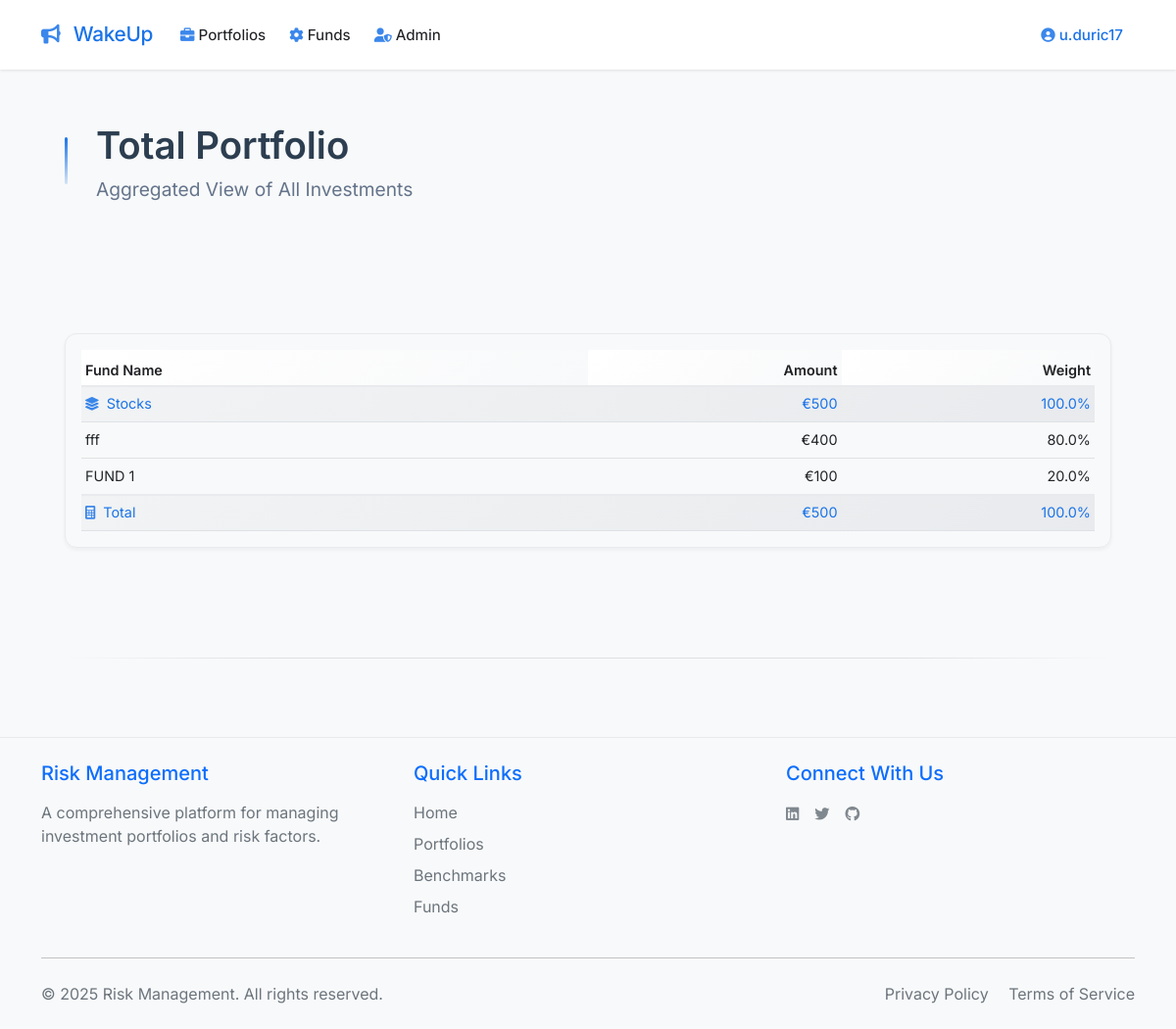
The page /total_portfolio (signed in) on the database as committed earlier.
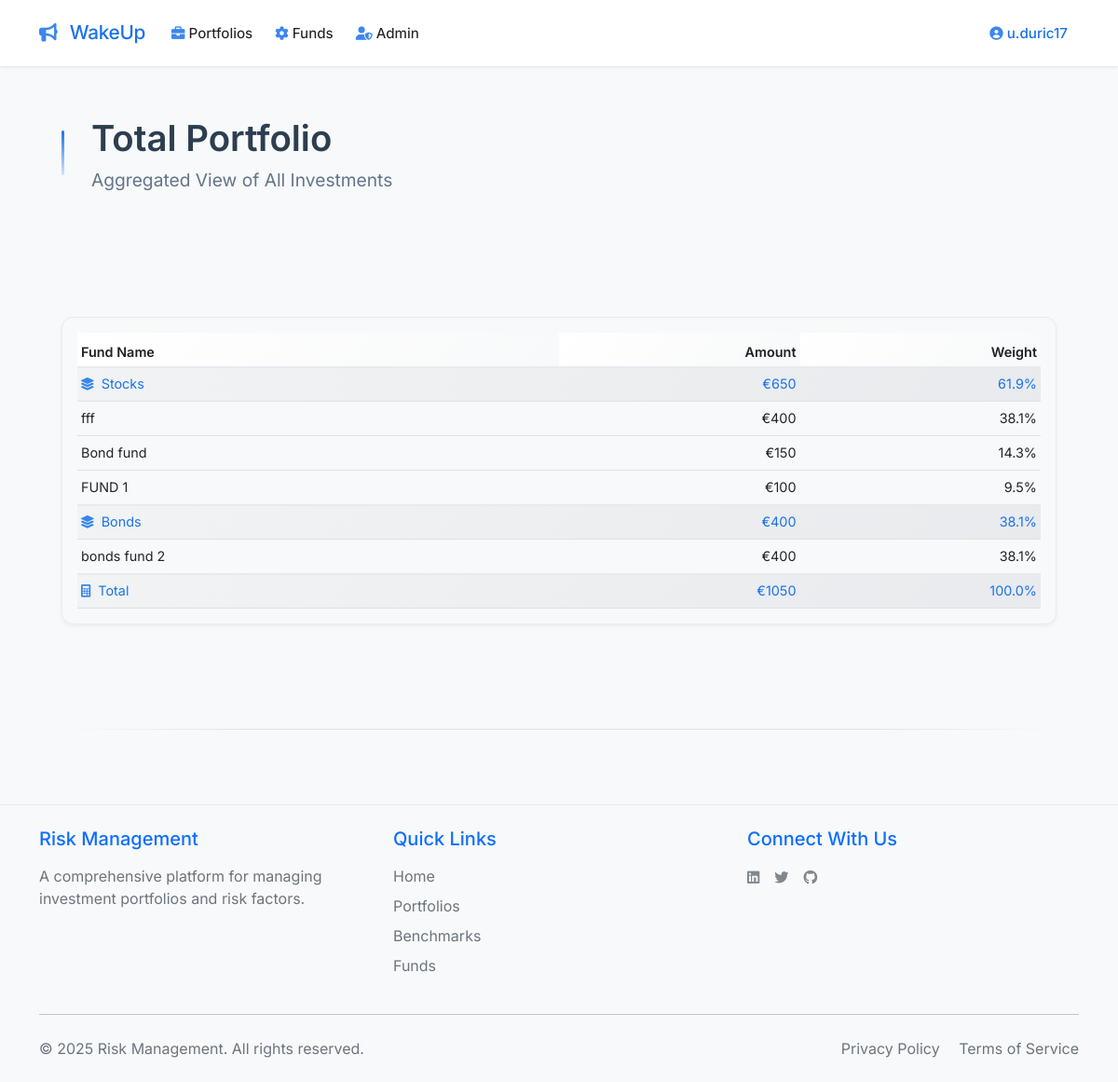
The same page on the database as committed later.
### app.py (models this page shows, shortened)
class User(UserMixin, db.Model):
    id = db.Column(db.Integer, primary_key=True)
    email = db.Column(db.String(120), unique=True, nullable=False)
    name = db.Column(db.String(80), nullable=False)
    password_hash = db.Column(db.String(128))
    user_type = db.Column(db.String(20), default='beginner')
    created_at = db.Column(db.DateTime, default=datetime.utcnow)
    portfolios = db.relationship('Portfolio', backref='user', lazy=True)
    benchmarks = db.relationship('Benchmark', back_populates='user', lazy=True)
    funds = db.relationship('Fund', back_populates='user', lazy=True)
    def is_admin(self):
        return self.user_type == 'admin'

class Benchmark(db.Model):
    __tablename__ = 'benchmark'
    id = db.Column(db.Integer, primary_key=True)
    benchmark_name = db.Column(db.String(120), nullable=False)
    user_id = db.Column(db.Integer, db.ForeignKey('user.id'), nullable=False)
    generic_benchmark = db.Column(db.Integer, nullable=False, default=0)
    risk_factor_id = db.Column(db.Integer, db.ForeignKey('risk_factor.id'), nullable=False)
    beta = db.Column(db.Float, nullable=False, default=0.0)
    mod_duration = db.Column(db.Float, nullable=False, default=0.0)
    fx = db.Column(db.Float, nullable=False, default=0.0)
    usd = db.Column(db.Float, nullable=False, default=0.0)
    us = db.Column(db.Float, nullable=False, default=0.0)
    asset_class = db.Column(db.String(20), nullable=False)
    region = db.Column(db.String(20), nullable=False)
    developed = db.Column(db.String(20), nullable=False)
    bond_rating = db.Column(db.String(20), nullable=False)
    bond_type = db.Column(db.String(20), nullable=False)
    created_at = db.Column(db.DateTime, nullable=False, default=datetime.utcnow)
    user = db.relationship('User', back_populates='benchmarks', lazy=True)
    risk_factor = db.relationship('RiskFactor', back_populates='benchmarks', lazy=True)
    funds = db.relationship('Fund', back_populates='benchmark', lazy=True)

class Holding(db.Model):
    __tablename__ = 'holding'
    id = db.Column(db.Integer, primary_key=True)
    fund_id = db.Column(db.Integer, db.ForeignKey('fund.id'), nullable=False)
    user_id = db.Column(db.Integer, db.ForeignKey('user.id'), nullable=False)
    portfolio_id = db.Column(db.Integer, db.ForeignKey('portfolio.id'), nullable=False)
    units = db.Column(db.Float, nullable=False, default=0.0)
    price_per_unit = db.Column(db.Float, nullable=False, default=0.0)
    use_myprice = db.Column(db.Integer, nullable=False, default=0)
    strategic_weight = db.Column(db.Float, nullable=False, default=0.0)
    created_at = db.Column(db.DateTime, nullable=False, default=datetime.utcnow)
    fund = db.relationship('Fund', backref='holdings', lazy=True)
    user = db.relationship('User', backref='holdings', lazy=True)
    portfolio = db.relationship('Portfolio', backref='holdings', lazy=True)

class Fund(db.Model):
    __tablename__ = 'fund'
    id = db.Column(db.Integer, primary_key=True)
    fund_name = db.Column(db.String(120), nullable=False)
    user_id = db.Column(db.Integer, db.ForeignKey('user.id'), nullable=False)
    benchmark_id = db.Column(db.Integer, db.ForeignKey('benchmark.id'), nullable=False)
    generic_fund = db.Column(db.Integer, nullable=False, default=0)
    identifier = db.Column(db.String(50), nullable=False)
    long_name = db.Column(db.String(200), nullable=False)
    one_word_name = db.Column(db.String(20), nullable=False)
    price = db.Column(db.Float, nullable=True)
    date = db.Column(db.Date, nullable=True)
    ticker = db.Column(db.String(20), nullable=True)
    vehicle = db.Column(db.Integer, nullable=True)
    created_at = db.Column(db.DateTime, nullable=False, default=datetime.utcnow)
    user = db.relationship('User', back_populates='funds', lazy=True)
    benchmark = db.relationship('Benchmark', back_populates='funds', lazy=True)

### app.py (the view)
@app.route('/total_portfolio')
@login_required
def total_portfolio():
    portfolios = Portfolio.query.filter_by(user_id=current_user.id).all()
    aggregated_holdings = {}
    total_value = 0
    for portfolio in portfolios:
        holdings = Holding.query.filter_by(portfolio_id=portfolio.id).all()
        for holding in holdings:
            fund_id = holding.fund_id
            try:
                if holding.use_myprice:
                    price = holding.price_per_unit
                else:
                    price = holding.fund.price
                if holding.units is not None and price is not None:
                    amount = holding.units * price
                else:
                    amount = 0
            except (TypeError, AttributeError):
                amount = 0
            if fund_id not in aggregated_holdings:
                aggregated_holdings[fund_id] = {
                    'fund': holding.fund,
                    'units': holding.units or 0,
                    'amount': amount
                }
            else:
                aggregated_holdings[fund_id]['units'] += (holding.units or 0)
                aggregated_holdings[fund_id]['amount'] += amount
    total_value = sum(holding['amount'] for holding in aggregated_holdings.values())
    holdings_by_asset_class = {}
    asset_class_sums = {}
    for fund_id, holding_data in aggregated_holdings.items():
        fund = holding_data['fund']
        if not fund:  # Skip if fund is None
            continue
        asset_class = fund.benchmark.asset_class if fund.benchmark else 'Unknown'
        weight = (holding_data['amount'] / total_value * 100) if total_value > 0 else 0
        holding_info = {
            'fund': fund,
            'units': holding_data['units'],
            'amount': holding_data['amount'],
            'weight': weight
        }
        if asset_class not in holdings_by_asset_class:
            holdings_by_asset_class[asset_class] = []
            asset_class_sums[asset_class] = 0
        holdings_by_asset_class[asset_class].append(holding_info)
        asset_class_sums[asset_class] += holding_data['amount']
    asset_class_weights = {
        asset_class: (sum_amount / total_value * 100) if total_value > 0 else 0
        for asset_class, sum_amount in asset_class_sums.items()
    }
    for asset_class in holdings_by_asset_class:
        holdings_by_asset_class[asset_class].sort(key=lambda x: x['amount'], reverse=True)
    return render_template(
        'total_portfolio.html',
        holdings_by_asset_class=holdings_by_asset_class,
        asset_class_sums=asset_class_sums,
        asset_class_weights=asset_class_weights,
        total_value=total_value
    )

### templates/total_portfolio.html (shortened to what this page needs)
{% extends "base.html" %}
{% block content %}
<div class="container-fluid px-4">
    <div class="refined-header">
        <div class="accent-line"></div>
        <div class="header-content">
            <div class="title-stack">
                <h1 class="page-title">Total Portfolio</h1>
                <h2 class="portfolio-subtitle">
                    Aggregated View of All Investments
                </h2>
            </div>
        </div>
    </div>
    <div class="card-strategy">
        <div class="card-body">
            {% if holdings_by_asset_class %}
            <div class="table-responsive">
                <table class="table table-hover mb-0" id="totalHoldingsTable">
                    <thead>
                        <tr>
                            <th style="width: 50%" class="text-start">Fund Name</th>
                            <th style="width: 25%" class="text-end">Amount</th>
                            <th style="width: 25%" class="text-end">Weight</th>
                        </tr>
                    </thead>
                    <tbody>
                        {% for asset_class, holdings in holdings_by_asset_class.items() %}
                        <tr class="asset-class-header">
                            <td class="asset-class-title">
                                <strong><i class="fas fa-layer-group me-2"></i>{{ asset_class }}</strong>
                            </td>
                            <td class="asset-class-title text-end">
                                <strong>€{{ "%.f"|format(asset_class_sums[asset_class]) }}</strong>
                            </td>
                            <td class="asset-class-title text-end">
                                <strong>{{ "%.1f"|format(asset_class_weights[asset_class]) }}%</strong>
                            </td>
                        </tr>
                        {% for holding in holdings %}
                        <tr class="holding-row">
                            <td class="text-truncate text-start fund-name-cell" style="max-width: 0; cursor: pointer;"
                                onclick="showLongName(this, '{{ holding.fund.long_name }}')">
                                {{ holding.fund.fund_name }}
                            </td>
                            <td class="text-end">
                                €{{ "%.f"|format(holding.amount) }}
                            </td>
                            <td class="text-end">
                                {{ "%.1f"|format(holding.weight) }}%
                            </td>
                        </tr>
                        {% endfor %}
                        {% endfor %}
                        <tr class="sum-row">
                            <td class="asset-class-title">
                                <strong><i class="fas fa-calculator me-2"></i>Total</strong>
                            </td>
                            <td class="asset-class-title text-end">
                                <strong>€{{ "%.f"|format(total_value) }}</strong>
                            </td>
                            <td class="asset-class-title text-end">
                                <strong>100.0%</strong>
                            </td>
                        </tr>
                    </tbody>
                </table>
            </div>
            {% endif %}
        </div>
    </div>
    <div class="footer-separator">
        <div class="separator-line"></div>
    </div>
</div>
{% endblock %}

### templates/base.html (shortened to what this page needs)
<!DOCTYPE html>
<html lang="en">
<head>
    <link href="https://cdn.jsdelivr.net/npm/bootstrap@5.1.3/dist/css/bootstrap.min.css" rel="stylesheet">
    <link href="https://cdnjs.cloudflare.com/ajax/libs/font-awesome/6.0.0/css/all.min.css" rel="stylesheet">
    <link href="{{ url_for('static', filename='css/style.css') }}" rel="stylesheet">
</head>
<body>
    <nav class="navbar navbar-expand-lg">
        <div class="container">
            <a class="navbar-brand" href="{{ url_for('total_portfolio') }}">
                <i class="fa-solid fa-bullhorn me-2"></i> WakeUp
            </a>
            <div class="collapse navbar-collapse" id="navbarNav">
                <ul class="navbar-nav me-auto">
                    {% if current_user.is_authenticated %}
                    <li class="nav-item dropdown">
                        <a class="nav-link dropdown-toggle" href="#" id="portfoliosDropdown" role="button" data-bs-toggle="dropdown">
                            <i class="fas fa-briefcase me-1"></i>Portfolios
                        </a>
                    </li>
                    <li class="nav-item dropdown">
                        <a class="nav-link dropdown-toggle" href="#" id="optionsDropdown" role="button" data-bs-toggle="dropdown">
                            <i class="fas fa-cog me-1"></i>Funds
                        </a>
                    </li>
                    {% if current_user.is_admin() %}
                    <li class="nav-item dropdown">
                        <a class="nav-link dropdown-toggle" href="#" id="adminDropdown" role="button" data-bs-toggle="dropdown">
                            <i class="fas fa-user-shield me-1"></i>Admin
                        </a>
                    </li>
                    {% endif %}
                    {% endif %}
                </ul>
                <ul class="navbar-nav ms-auto">
                    {% if current_user.is_authenticated %}
                    <li class="nav-item dropdown">
                        <a class="nav-link dropdown-toggle profile-link" href="#" id="profileDropdown" role="button" data-bs-toggle="dropdown">
                            <i class="fas fa-user-circle me-1"></i>{{ current_user.name }}
                        </a>
                    </li>
                    {% endif %}
                </ul>
            </div>
        </div>
    </nav>
    <div class="main-content">
        <div class="container mt-4 pb-5">
            {% block content %}{% endblock %}
        </div>
    </div>
    <footer class="footer mt-auto py-4 bg-light">
        <div class="container">
            <div class="row">
                <div class="col-md-4 mb-3 mb-md-0">
                    <h5 class="text-primary mb-3">Risk Management</h5>
                    <p class="text-muted mb-0">A comprehensive platform for managing investment portfolios and risk factors.</p>
                </div>
                <div class="col-md-4 mb-3 mb-md-0">
                    <h5 class="text-primary mb-3">Quick Links</h5>
                    <ul class="list-unstyled">
                        <li class="mb-2"><a href="{{ url_for('home') }}" class="text-decoration-none text-muted">Home</a></li>
                        <li class="mb-2"><a href="{{ url_for('get_portfolios') }}" class="text-decoration-none text-muted">Portfolios</a></li>
                        <li class="mb-2"><a href="{{ url_for('get_benchmarks') }}" class="text-decoration-none text-muted">Benchmarks</a></li>
                        <li class="mb-2"><a href="{{ url_for('get_funds') }}" class="text-decoration-none text-muted">Funds</a></li>
                    </ul>
                </div>
                <div class="col-md-4">
                    <h5 class="text-primary mb-3">Connect With Us</h5>
                    <div class="d-flex gap-3">
                        <a href="#" class="text-muted text-decoration-none" title="LinkedIn">
                        </a>
                        <a href="#" class="text-muted text-decoration-none" title="Twitter">
                        </a>
                        <a href="#" class="text-muted text-decoration-none" title="GitHub">
                        </a>
                    </div>
                </div>
            </div>
            <hr class="my-4">
            <div class="row align-items-center">
                <div class="col-md-6 text-center text-md-start">
                    <p class="text-muted mb-0">&copy; {{ now.year }} Risk Management. All rights reserved.</p>
                </div>
                <div class="col-md-6 text-center text-md-end">
                    <a href="{{ url_for('privacy_policy') }}" class="text-muted text-decoration-none me-3">Privacy Policy</a>
                    <a href="#" class="text-muted text-decoration-none">Terms of Service</a>
                </div>
            </div>
        </div>
    </footer>
</body>
</html>

Rows that differ between the two databases and show on the page:
changed Benchmark "Stocks": asset_class "500" → "650"; asset_class "100.0" → "61.9"
changed Holding "fff": weight "80.0" → "38.1"
added Holding: fund.fund_name "Bond fund", amount "150", weight "14.3", shown under Benchmark "Stocks"
changed Holding "FUND 1": weight "20.0" → "9.5"
added Benchmark: asset_class "Bonds", asset_class "400", asset_class "38.1"
added Holding: fund.fund_name "bonds fund 2", amount "400", weight "38.1", shown under "Bonds"
Other text that changed with them:
{{ "%.f"|format(total_value) }}: "500" → "1050"
